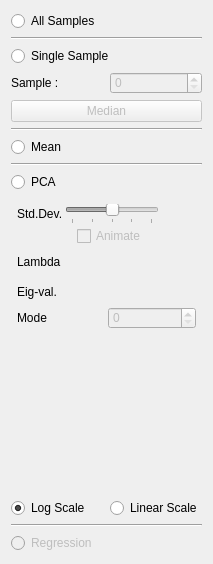
<?xml version="1.0" encoding="UTF-8"?>
<ui version="4.0">
 <class>AnalysisTool</class>
 <widget class="QWidget" name="AnalysisTool">
  <property name="geometry">
   <rect>
    <x>0</x>
    <y>0</y>
    <width>213</width>
    <height>564</height>
   </rect>
  </property>
  <property name="windowTitle">
   <string>Form</string>
  </property>
  <property name="styleSheet">
   <string notr="true">
/********************** Tab Widget ***********************/

/*
QTabWidget::pane {
	border: 2px solid rgb( 80, 80, 80 );
}
*/

/*
QTabWidget::pane{
	border-top: 2px solid #C2C7DB;
	background-color: qlineargradient(spread:pad, x1:0.5, y1:0, x2:0.5, y2:0.960227, stop:0 rgba(221, 221, 221, 255), stop:0.155779 rgba(228, 228, 228, 255), stop:1 rgba(202, 204, 204, 255));      
}
*/
/*
QTabBar::tab {
	background-color: qlineargradient(spread:pad, x1:0.5, y1:0, x2:0.5, y2:0.960227, stop:0 rgba(0, 0, 0, 0), stop:0.45 rgba(0, 0, 0, 30), stop:1 rgba(0, 0, 0, 25));
	color: white;
 }
*/

/*
QTabBar::tab:selected {
	background-color: rgb( 84, 168, 212 );
}
*/

QWidget#meanTab{
	background-color: qlineargradient(spread:pad, x1:0.5, y1:0, x2:0.5, y2:0.960227, stop:0 rgba(221, 221, 221, 255), stop:0.155779 rgba(228, 228, 228, 255), stop:1 rgba(202, 204, 204, 255));
}

QWidget#samplesTab{
	background-color: qlineargradient(spread:pad, x1:0.5, y1:0, x2:0.5, y2:0.960227, stop:0 rgba(221, 221, 221, 255), stop:0.155779 rgba(228, 228, 228, 255), stop:1 rgba(202, 204, 204, 255));      
}

QWidget#pcaTab{
	background-color: qlineargradient(spread:pad, x1:0.5, y1:0, x2:0.5, y2:0.960227, stop:0 rgba(221, 221, 221, 255), stop:0.155779 rgba(228, 228, 228, 255), stop:1 rgba(202, 204, 204, 255));      
}

QWidget#regressionTab{
	background-color: qlineargradient(spread:pad, x1:0.5, y1:0, x2:0.5, y2:0.960227, stop:0 rgba(221, 221, 221, 255), stop:0.155779 rgba(228, 228, 228, 255), stop:1 rgba(202, 204, 204, 255));      
}

/********************** Tab Widget ***********************/


/********************** Visualization Panel ***********************/

QLabel#visualizationLabel{
	color: white;
	font: bold;
}
QWidget#visualizationPanel{
	background-color: rgba( 0, 0, 0, 0 );
}

QToolButton#visualizationOpenButton{
	background-color: rgba(0, 0, 0, 0);
	border-radius: 4px;
}

QToolButton#visualizationOpenButton:hover{
	background-color: rgba( 0, 0, 0, 30 ); border-radius: 3px;
}

QWidget#visualizationHeader{
	background-color: qlineargradient(spread:pad, x1:0.5, y1:0, x2:0.5, y2:0.960227, stop:0 rgba(0, 0, 0, 0), stop:0.45 rgba(0, 0, 0, 30), stop:1 rgba(0, 0, 0, 25));
    border-radius: 3px;
}

QWidget#visualizationHeaderBackground{
	background-color: rgb( 84, 168, 212 );
    border-radius: 3px;
	border: 1px solid rgb(90, 90, 90);
}

QWidget#visualizationPanel{
	background-color: rgb( 90, 90, 90 );
	border-radius:4px;
	border: 1px solid rgb(60, 60, 60);
	color: rgb(90, 90, 90);
}

QWidget#visualizationContent{
	border-radius: 3px;
	border: 1px solid rgb(80, 80,80);
	background-color: qlineargradient(spread:pad, x1:0.5, y1:0, x2:0.5, y2:0.960227, stop:0 rgba(221, 221, 221, 255), stop:0.155779 rgba(228, 228, 228, 255), stop:1 rgba(202, 204, 204, 255));      
}
/********************** Visualization Panel ***********************/


/********************** Shape Panel ***********************/

QLabel#shapeLabel{
	color: white;
	font: bold;
}

QWidget#shapePanel{
	background-color: rgba( 0, 0, 0, 0 );
}

QToolButton#shapeOpenButton{
	background-color: rgba(0, 0, 0, 0);
	border-radius: 4px;
}

QToolButton#shapeOpenButton:hover{
	background-color: rgba( 0, 0, 0, 30 ); border-radius: 3px;
}

QWidget#layers_header_{
	background-color: qlineargradient(spread:pad, x1:0.5, y1:0, x2:0.5, y2:0.960227, stop:0 rgba(0, 0, 0, 0), stop:0.45 rgba(0, 0, 0, 30), stop:1 rgba(0, 0, 0, 25));
    border-radius: 3px;
}

QWidget#shapeHeaderBackground{
	background-color: rgb( 84, 168, 212 );
    border-radius: 3px;
	border: 1px solid rgb(90, 90, 90);
}

QWidget#shapePanel{
	background-color: rgb( 90, 90, 90 );
	border-radius:4px;
	border: 1px solid rgb(60, 60, 60);
	color: rgb(90, 90, 90);
}

QWidget#shapeContent{
	border-radius: 3px;
	border: 1px solid rgb(80, 80,80);
	background-color: qlineargradient(spread:pad, x1:0.5, y1:0, x2:0.5, y2:0.960227, stop:0 rgba(221, 221, 221, 255), stop:0.155779 rgba(228, 228, 228, 255), stop:1 rgba(202, 204, 204, 255));      
}
/********************** Shape Panel ***********************/


/********************** reconstruction Panel ***********************/

QLabel#reconstructionLabel{
	color: white;
	font: bold;
}
QWidget#reconstructionPanel{
	background-color: rgba( 0, 0, 0, 0 );
}

QToolButton#reconstructionOpenButton{
	background-color: rgba(0, 0, 0, 0);
	border-radius: 4px;
}

QToolButton#reconstructionOpenButton:hover{
	background-color: rgba( 0, 0, 0, 30 ); border-radius: 3px;
}

QWidget#reconstructionHeader{
	background-color: qlineargradient(spread:pad, x1:0.5, y1:0, x2:0.5, y2:0.960227, stop:0 rgba(0, 0, 0, 0), stop:0.45 rgba(0, 0, 0, 30), stop:1 rgba(0, 0, 0, 25));
    border-radius: 3px;
}

QWidget#reconstructionHeaderBackground{
	background-color: rgb( 84, 168, 212 );
    border-radius: 3px;
	border: 1px solid rgb(90, 90, 90);
}

QWidget#reconstructionPanel{
	background-color: rgb( 90, 90, 90 );
	border-radius:4px;
	border: 1px solid rgb(60, 60, 60);
	color: rgb(90, 90, 90);
}

QWidget#reconstructionContent{
	border-radius: 3px;
	border: 1px solid rgb(80, 80,80);
	background-color: qlineargradient(spread:pad, x1:0.5, y1:0, x2:0.5, y2:0.960227, stop:0 rgba(221, 221, 221, 255), stop:0.155779 rgba(228, 228, 228, 255), stop:1 rgba(202, 204, 204, 255));      
}
/********************** reconstruction Panel ***********************/



/********************** Other ***********************/

QWidget#pcaWidget{
	border-radius: 3px;
	border: 2px solid rgb(80, 80,80);
}


QWidget#sampleWidget{
	border-radius: 3px;
	border: 2px solid rgb(80, 80,80);
}

QWidget#meanWidget{
	border-radius: 3px;
	border: 2px solid rgb(80, 80,80);
}


QWidget#controlsDockContents {
/*	background-color: rgb(0,0,1);
*/

/*
background-color: qlineargradient(spread:pad, x1:0.5, y1:0, x2:0.5, y2:0.960227, stop:0 rgba(1, 0, 0, 0), stop:0.45 rgba(0, 0, 1, 30), stop:1 rgba(0, 1, 0, 25));
*/

/*	background-color: qlineargradient(spread:pad, x1:0.5, y1:0, x2:0.5, y2:0.960227, stop:0 rgba(69, 168, 212, 255), stop:0.45 rgba(0, 0, 0, 30), stop:1 rgba(60, 60, 60, 255));
*/   
 border-radius: 3px;

background: rgb(90,90,90);

/*
	background: grey
*/

/*	color: red;	
*/
}



QWidget#widget {
 background-color: rgba(0,0,255,255);


/*
background-color: qlineargradient(spread:pad, x1:0.5, y1:0, x2:0.5, y2:0.960227, stop:0 rgba(1, 0, 0, 0), stop:0.45 rgba(0, 0, 1, 30), stop:1 rgba(0, 1, 0, 25));
*/

/*
	background: grey
*/

/*	color: red;	
*/
}



QToolButton{
	border: 1px solid rgba( 0, 0, 0, 0 );
	margin: 0, 0, 0, 0;
	padding: 0, 0, 0, 0;
}

QToolButton:hover{
	background-color: rgba( 140, 140, 140, 50 );
}

QToolButton:pressed{
	border: 1px solid rgba( 100, 100, 100, 120 );
	background-color: rgba( 100, 100, 100, 200 );
}




</string>
  </property>
  <layout class="QVBoxLayout" name="verticalLayout">
   <item>
    <widget class="QRadioButton" name="allSamplesRadio">
     <property name="text">
      <string>All Samples</string>
     </property>
     <property name="checked">
      <bool>true</bool>
     </property>
    </widget>
   </item>
   <item>
    <widget class="Line" name="line">
     <property name="orientation">
      <enum>Qt::Horizontal</enum>
     </property>
    </widget>
   </item>
   <item>
    <widget class="QRadioButton" name="singleSamplesRadio">
     <property name="text">
      <string>Single Sample</string>
     </property>
    </widget>
   </item>
   <item>
    <layout class="QHBoxLayout" name="horizontalLayout_8">
     <item>
      <widget class="QLabel" name="label_2">
       <property name="text">
        <string>Sample :</string>
       </property>
      </widget>
     </item>
     <item>
      <widget class="QSpinBox" name="sampleSpinBox">
       <property name="enabled">
        <bool>false</bool>
       </property>
      </widget>
     </item>
    </layout>
   </item>
   <item>
    <widget class="QPushButton" name="medianButton">
     <property name="enabled">
      <bool>false</bool>
     </property>
     <property name="text">
      <string>Median</string>
     </property>
    </widget>
   </item>
   <item>
    <widget class="Line" name="line_2">
     <property name="orientation">
      <enum>Qt::Horizontal</enum>
     </property>
    </widget>
   </item>
   <item>
    <widget class="QRadioButton" name="meanRadio">
     <property name="text">
      <string>Mean</string>
     </property>
    </widget>
   </item>
   <item>
    <widget class="Line" name="line_3">
     <property name="orientation">
      <enum>Qt::Horizontal</enum>
     </property>
    </widget>
   </item>
   <item>
    <widget class="QRadioButton" name="pcaRadio">
     <property name="text">
      <string>PCA</string>
     </property>
    </widget>
   </item>
   <item>
    <widget class="QWidget" name="pcaContent" native="true">
     <layout class="QVBoxLayout" name="verticalLayout_22">
      <property name="spacing">
       <number>2</number>
      </property>
      <property name="leftMargin">
       <number>6</number>
      </property>
      <property name="topMargin">
       <number>6</number>
      </property>
      <property name="rightMargin">
       <number>6</number>
      </property>
      <property name="bottomMargin">
       <number>6</number>
      </property>
      <item>
       <layout class="QGridLayout" name="pcaGridLayout">
        <item row="0" column="0">
         <widget class="QLabel" name="label_10">
          <property name="text">
           <string>Std.Dev.</string>
          </property>
         </widget>
        </item>
        <item row="0" column="1">
         <widget class="QSlider" name="pcaSlider">
          <property name="enabled">
           <bool>false</bool>
          </property>
          <property name="minimum">
           <number>-20</number>
          </property>
          <property name="maximum">
           <number>20</number>
          </property>
          <property name="orientation">
           <enum>Qt::Horizontal</enum>
          </property>
          <property name="tickPosition">
           <enum>QSlider::TicksBelow</enum>
          </property>
          <property name="tickInterval">
           <number>10</number>
          </property>
         </widget>
        </item>
        <item row="0" column="2">
         <widget class="QLabel" name="pcaValueLabel">
          <property name="minimumSize">
           <size>
            <width>35</width>
            <height>0</height>
           </size>
          </property>
          <property name="text">
           <string/>
          </property>
         </widget>
        </item>
        <item row="1" column="1">
         <widget class="QWidget" name="widget_23" native="true">
          <layout class="QHBoxLayout" name="horizontalLayout_9">
           <property name="spacing">
            <number>0</number>
           </property>
           <property name="leftMargin">
            <number>0</number>
           </property>
           <property name="topMargin">
            <number>0</number>
           </property>
           <property name="rightMargin">
            <number>0</number>
           </property>
           <property name="bottomMargin">
            <number>0</number>
           </property>
           <item>
            <spacer name="horizontalSpacer_3">
             <property name="orientation">
              <enum>Qt::Horizontal</enum>
             </property>
             <property name="sizeHint" stdset="0">
              <size>
               <width>40</width>
               <height>20</height>
              </size>
             </property>
            </spacer>
           </item>
           <item>
            <widget class="QCheckBox" name="pcaAnimateCheckBox">
             <property name="enabled">
              <bool>false</bool>
             </property>
             <property name="text">
              <string>Animate</string>
             </property>
            </widget>
           </item>
           <item>
            <spacer name="horizontalSpacer_4">
             <property name="orientation">
              <enum>Qt::Horizontal</enum>
             </property>
             <property name="sizeHint" stdset="0">
              <size>
               <width>40</width>
               <height>20</height>
              </size>
             </property>
            </spacer>
           </item>
          </layout>
         </widget>
        </item>
        <item row="2" column="1">
         <widget class="QWidget" name="widget_25" native="true">
          <layout class="QHBoxLayout" name="horizontalLayout_10">
           <property name="spacing">
            <number>0</number>
           </property>
           <property name="leftMargin">
            <number>0</number>
           </property>
           <property name="topMargin">
            <number>0</number>
           </property>
           <property name="rightMargin">
            <number>0</number>
           </property>
           <property name="bottomMargin">
            <number>0</number>
           </property>
          </layout>
         </widget>
        </item>
       </layout>
      </item>
      <item>
       <layout class="QGridLayout" name="gridLayout_3">
        <property name="verticalSpacing">
         <number>6</number>
        </property>
        <item row="1" column="0">
         <widget class="QLabel" name="label_8">
          <property name="minimumSize">
           <size>
            <width>0</width>
            <height>24</height>
           </size>
          </property>
          <property name="text">
           <string>Eig-val.</string>
          </property>
         </widget>
        </item>
        <item row="1" column="1">
         <widget class="QLabel" name="pcaEigenValueLabel">
          <property name="text">
           <string/>
          </property>
         </widget>
        </item>
        <item row="0" column="0">
         <widget class="QLabel" name="label_9">
          <property name="minimumSize">
           <size>
            <width>0</width>
            <height>24</height>
           </size>
          </property>
          <property name="text">
           <string>Lambda</string>
          </property>
         </widget>
        </item>
        <item row="0" column="1">
         <widget class="QLabel" name="pcaLambdaLabel">
          <property name="text">
           <string/>
          </property>
         </widget>
        </item>
       </layout>
      </item>
      <item>
       <layout class="QHBoxLayout" name="horizontalLayout_11">
        <item>
         <widget class="QLabel" name="label_11">
          <property name="minimumSize">
           <size>
            <width>0</width>
            <height>24</height>
           </size>
          </property>
          <property name="text">
           <string>Mode</string>
          </property>
         </widget>
        </item>
        <item>
         <widget class="QSpinBox" name="pcaModeSpinBox">
          <property name="enabled">
           <bool>false</bool>
          </property>
          <property name="maximum">
           <number>500</number>
          </property>
         </widget>
        </item>
       </layout>
      </item>
     </layout>
    </widget>
   </item>
   <item>
    <widget class="BarGraph" name="graph_" native="true">
     <property name="minimumSize">
      <size>
       <width>0</width>
       <height>150</height>
      </size>
     </property>
    </widget>
   </item>
   <item>
    <layout class="QHBoxLayout" name="horizontalLayout">
     <property name="topMargin">
      <number>0</number>
     </property>
     <item>
      <widget class="QRadioButton" name="log_radio">
       <property name="text">
        <string>Log Scale</string>
       </property>
       <property name="checked">
        <bool>true</bool>
       </property>
      </widget>
     </item>
     <item>
      <widget class="QRadioButton" name="linear_radio">
       <property name="text">
        <string>Linear Scale</string>
       </property>
       <property name="checkable">
        <bool>true</bool>
       </property>
       <property name="checked">
        <bool>false</bool>
       </property>
      </widget>
     </item>
    </layout>
   </item>
   <item>
    <widget class="Line" name="line_4">
     <property name="orientation">
      <enum>Qt::Horizontal</enum>
     </property>
    </widget>
   </item>
   <item>
    <widget class="QRadioButton" name="regressionRadio">
     <property name="enabled">
      <bool>false</bool>
     </property>
     <property name="text">
      <string>Regression</string>
     </property>
    </widget>
   </item>
   <item>
    <spacer name="verticalSpacer">
     <property name="orientation">
      <enum>Qt::Vertical</enum>
     </property>
     <property name="sizeHint" stdset="0">
      <size>
       <width>20</width>
       <height>40</height>
      </size>
     </property>
    </spacer>
   </item>
  </layout>
 </widget>
 <customwidgets>
  <customwidget>
   <class>BarGraph</class>
   <extends>QWidget</extends>
   <header location="global">Analysis/bargraph.h</header>
   <container>1</container>
  </customwidget>
 </customwidgets>
 <tabstops>
  <tabstop>allSamplesRadio</tabstop>
  <tabstop>singleSamplesRadio</tabstop>
  <tabstop>sampleSpinBox</tabstop>
  <tabstop>medianButton</tabstop>
  <tabstop>meanRadio</tabstop>
  <tabstop>pcaRadio</tabstop>
  <tabstop>pcaSlider</tabstop>
  <tabstop>pcaAnimateCheckBox</tabstop>
  <tabstop>pcaModeSpinBox</tabstop>
  <tabstop>regressionRadio</tabstop>
 </tabstops>
 <resources/>
 <connections/>
</ui>
